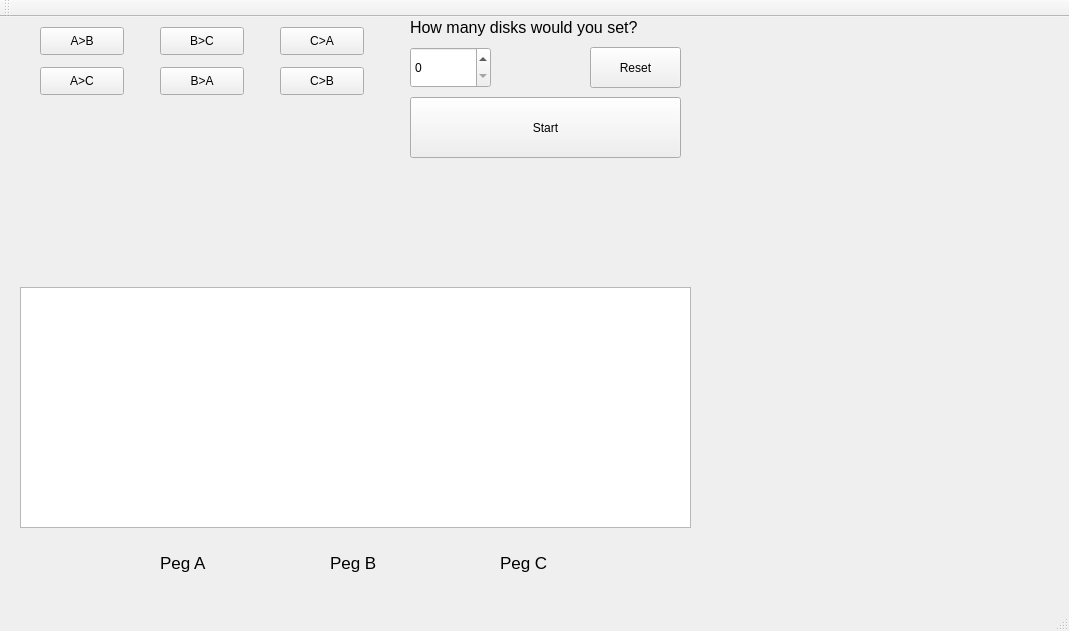
<?xml version="1.0" encoding="UTF-8"?>
<ui version="4.0">
 <class>MainWindow</class>
 <widget class="QMainWindow" name="MainWindow">
  <property name="geometry">
   <rect>
    <x>0</x>
    <y>0</y>
    <width>1069</width>
    <height>631</height>
   </rect>
  </property>
  <property name="windowTitle">
   <string>MainWindow</string>
  </property>
  <widget class="QWidget" name="centralWidget">
   <widget class="QGraphicsView" name="graphicsView">
    <property name="geometry">
     <rect>
      <x>20</x>
      <y>270</y>
      <width>671</width>
      <height>241</height>
     </rect>
    </property>
   </widget>
   <widget class="QLabel" name="label">
    <property name="geometry">
     <rect>
      <x>410</x>
      <y>0</y>
      <width>281</width>
      <height>20</height>
     </rect>
    </property>
    <property name="font">
     <font>
      <pointsize>12</pointsize>
     </font>
    </property>
    <property name="text">
     <string>How many disks would you set?</string>
    </property>
   </widget>
   <widget class="QSpinBox" name="spinBox">
    <property name="geometry">
     <rect>
      <x>410</x>
      <y>30</y>
      <width>81</width>
      <height>41</height>
     </rect>
    </property>
   </widget>
   <widget class="QPushButton" name="start">
    <property name="geometry">
     <rect>
      <x>410</x>
      <y>80</y>
      <width>271</width>
      <height>61</height>
     </rect>
    </property>
    <property name="text">
     <string>Start</string>
    </property>
   </widget>
   <widget class="QPushButton" name="reset">
    <property name="geometry">
     <rect>
      <x>590</x>
      <y>30</y>
      <width>91</width>
      <height>41</height>
     </rect>
    </property>
    <property name="text">
     <string>Reset</string>
    </property>
   </widget>
   <widget class="QLabel" name="label_2">
    <property name="geometry">
     <rect>
      <x>160</x>
      <y>530</y>
      <width>61</width>
      <height>31</height>
     </rect>
    </property>
    <property name="font">
     <font>
      <pointsize>13</pointsize>
     </font>
    </property>
    <property name="text">
     <string>Peg A</string>
    </property>
   </widget>
   <widget class="QLabel" name="label_3">
    <property name="geometry">
     <rect>
      <x>330</x>
      <y>530</y>
      <width>61</width>
      <height>31</height>
     </rect>
    </property>
    <property name="font">
     <font>
      <pointsize>13</pointsize>
     </font>
    </property>
    <property name="text">
     <string>Peg B</string>
    </property>
   </widget>
   <widget class="QLabel" name="label_4">
    <property name="geometry">
     <rect>
      <x>500</x>
      <y>530</y>
      <width>61</width>
      <height>31</height>
     </rect>
    </property>
    <property name="font">
     <font>
      <pointsize>13</pointsize>
     </font>
    </property>
    <property name="text">
     <string>Peg C</string>
    </property>
   </widget>
   <widget class="QPushButton" name="a_b">
    <property name="geometry">
     <rect>
      <x>40</x>
      <y>10</y>
      <width>84</width>
      <height>28</height>
     </rect>
    </property>
    <property name="text">
     <string>A&gt;B</string>
    </property>
   </widget>
   <widget class="QPushButton" name="b_c">
    <property name="geometry">
     <rect>
      <x>160</x>
      <y>10</y>
      <width>84</width>
      <height>28</height>
     </rect>
    </property>
    <property name="text">
     <string>B&gt;C</string>
    </property>
   </widget>
   <widget class="QPushButton" name="a_c">
    <property name="geometry">
     <rect>
      <x>40</x>
      <y>50</y>
      <width>84</width>
      <height>28</height>
     </rect>
    </property>
    <property name="text">
     <string>A&gt;C</string>
    </property>
   </widget>
   <widget class="QPushButton" name="b_a">
    <property name="geometry">
     <rect>
      <x>160</x>
      <y>50</y>
      <width>84</width>
      <height>28</height>
     </rect>
    </property>
    <property name="text">
     <string>B&gt;A</string>
    </property>
   </widget>
   <widget class="QPushButton" name="c_a">
    <property name="geometry">
     <rect>
      <x>280</x>
      <y>10</y>
      <width>84</width>
      <height>28</height>
     </rect>
    </property>
    <property name="text">
     <string>C&gt;A</string>
    </property>
   </widget>
   <widget class="QPushButton" name="c_b">
    <property name="geometry">
     <rect>
      <x>280</x>
      <y>50</y>
      <width>84</width>
      <height>28</height>
     </rect>
    </property>
    <property name="text">
     <string>C&gt;B</string>
    </property>
   </widget>
  </widget>
  <widget class="QMenuBar" name="menuBar">
   <property name="geometry">
    <rect>
     <x>0</x>
     <y>0</y>
     <width>1069</width>
     <height>25</height>
    </rect>
   </property>
  </widget>
  <widget class="QToolBar" name="mainToolBar">
   <attribute name="toolBarArea">
    <enum>TopToolBarArea</enum>
   </attribute>
   <attribute name="toolBarBreak">
    <bool>false</bool>
   </attribute>
  </widget>
  <widget class="QStatusBar" name="statusBar"/>
 </widget>
 <layoutdefault spacing="6" margin="11"/>
 <resources/>
 <connections/>
</ui>
